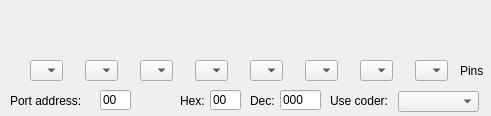
<?xml version="1.0" encoding="UTF-8"?>
<ui version="4.0">
 <class>Sim7Seg</class>
 <widget class="QWidget" name="Sim7Seg">
  <property name="geometry">
   <rect>
    <x>0</x>
    <y>0</y>
    <width>491</width>
    <height>116</height>
   </rect>
  </property>
  <property name="windowTitle">
   <string>Sim LED</string>
  </property>
  <widget class="QComboBox" name="ledBox_7">
   <property name="geometry">
    <rect>
     <x>30</x>
     <y>60</y>
     <width>33</width>
     <height>21</height>
    </rect>
   </property>
   <property name="toolTip">
    <string>Select pin</string>
   </property>
  </widget>
  <widget class="QComboBox" name="ledBox_5">
   <property name="geometry">
    <rect>
     <x>140</x>
     <y>60</y>
     <width>33</width>
     <height>21</height>
    </rect>
   </property>
   <property name="toolTip">
    <string>Select pin</string>
   </property>
  </widget>
  <widget class="QComboBox" name="ledBox_6">
   <property name="geometry">
    <rect>
     <x>85</x>
     <y>60</y>
     <width>33</width>
     <height>21</height>
    </rect>
   </property>
   <property name="toolTip">
    <string>Select pin</string>
   </property>
  </widget>
  <widget class="QComboBox" name="ledBox_2">
   <property name="geometry">
    <rect>
     <x>305</x>
     <y>60</y>
     <width>33</width>
     <height>21</height>
    </rect>
   </property>
   <property name="toolTip">
    <string>Select pin</string>
   </property>
  </widget>
  <widget class="QComboBox" name="ledBox_4">
   <property name="geometry">
    <rect>
     <x>195</x>
     <y>60</y>
     <width>33</width>
     <height>21</height>
    </rect>
   </property>
   <property name="toolTip">
    <string>Select pin</string>
   </property>
  </widget>
  <widget class="QComboBox" name="ledBox_3">
   <property name="geometry">
    <rect>
     <x>250</x>
     <y>60</y>
     <width>33</width>
     <height>21</height>
    </rect>
   </property>
   <property name="toolTip">
    <string>Select pin</string>
   </property>
  </widget>
  <widget class="QComboBox" name="ledBox_1">
   <property name="geometry">
    <rect>
     <x>360</x>
     <y>60</y>
     <width>33</width>
     <height>21</height>
    </rect>
   </property>
   <property name="toolTip">
    <string>Select pin</string>
   </property>
  </widget>
  <widget class="QComboBox" name="ledBox_0">
   <property name="geometry">
    <rect>
     <x>415</x>
     <y>60</y>
     <width>33</width>
     <height>21</height>
    </rect>
   </property>
   <property name="toolTip">
    <string>Select pin</string>
   </property>
  </widget>
  <widget class="QLabel" name="label">
   <property name="geometry">
    <rect>
     <x>10</x>
     <y>90</y>
     <width>91</width>
     <height>21</height>
    </rect>
   </property>
   <property name="text">
    <string>Port address:</string>
   </property>
  </widget>
  <widget class="QLineEdit" name="lineEditAddress">
   <property name="geometry">
    <rect>
     <x>100</x>
     <y>90</y>
     <width>31</width>
     <height>20</height>
    </rect>
   </property>
   <property name="toolTip">
    <string>Output port address, 0-255</string>
   </property>
   <property name="text">
    <string>00</string>
   </property>
  </widget>
  <widget class="QComboBox" name="comboDecoder">
   <property name="geometry">
    <rect>
     <x>398</x>
     <y>91</y>
     <width>81</width>
     <height>21</height>
    </rect>
   </property>
   <property name="toolTip">
    <string>Virtual coder</string>
   </property>
   <property name="whatsThis">
    <string extracomment="Use virtual coder"/>
   </property>
  </widget>
  <widget class="QLabel" name="label_2">
   <property name="geometry">
    <rect>
     <x>330</x>
     <y>90</y>
     <width>71</width>
     <height>21</height>
    </rect>
   </property>
   <property name="text">
    <string>Use coder:</string>
   </property>
  </widget>
  <widget class="QLabel" name="label_4">
   <property name="geometry">
    <rect>
     <x>460</x>
     <y>60</y>
     <width>31</width>
     <height>21</height>
    </rect>
   </property>
   <property name="text">
    <string>Pins</string>
   </property>
  </widget>
  <widget class="QLineEdit" name="lineEditHex">
   <property name="geometry">
    <rect>
     <x>210</x>
     <y>90</y>
     <width>31</width>
     <height>20</height>
    </rect>
   </property>
   <property name="toolTip">
    <string>Value on port (hex)</string>
   </property>
   <property name="text">
    <string>00</string>
   </property>
  </widget>
  <widget class="QLabel" name="label_3">
   <property name="geometry">
    <rect>
     <x>180</x>
     <y>90</y>
     <width>31</width>
     <height>21</height>
    </rect>
   </property>
   <property name="text">
    <string>Hex:</string>
   </property>
  </widget>
  <widget class="QLineEdit" name="lineEditDec">
   <property name="geometry">
    <rect>
     <x>280</x>
     <y>90</y>
     <width>41</width>
     <height>20</height>
    </rect>
   </property>
   <property name="toolTip">
    <string>Value on port(Dec)</string>
   </property>
   <property name="text">
    <string>000</string>
   </property>
  </widget>
  <widget class="QLabel" name="label_5">
   <property name="geometry">
    <rect>
     <x>250</x>
     <y>90</y>
     <width>41</width>
     <height>21</height>
    </rect>
   </property>
   <property name="text">
    <string>Dec:</string>
   </property>
  </widget>
 </widget>
 <layoutdefault spacing="6" margin="11"/>
 <resources/>
 <connections/>
</ui>
